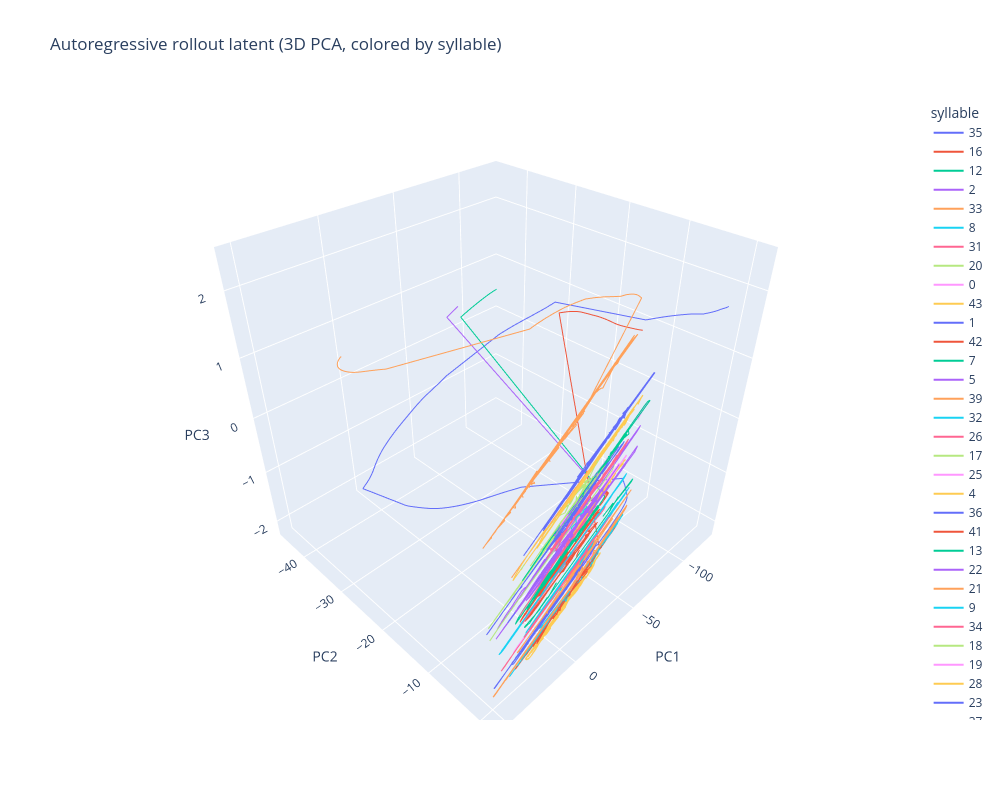

The code cell stored with this chart in its notebook:
### Code cell
import numpy as np
import pandas as pd
from sklearn.decomposition import PCA
import plotly.express as px


def visualize_rollout_latent_3d_plotly(
    z_np,
    syll_t_np,
    color_by="syllable",
    title="Autoregressive rollout latent state z_t (3D PCA)",
):
    z_np = np.asarray(z_np)
    syll_t_np = np.asarray(syll_t_np)

    # keep only finite rows just in case
    finite_mask = np.isfinite(z_np).all(axis=1)
    z_np = z_np[finite_mask]
    syll_t_np = syll_t_np[:len(finite_mask)][finite_mask]

    if len(z_np) < 3:
        raise ValueError("Not enough finite latent points for 3D PCA.")

    pca_3d = PCA(n_components=3)
    z_3d = pca_3d.fit_transform(z_np)

    df_plot = pd.DataFrame({
        "PC1": z_3d[:, 0],
        "PC2": z_3d[:, 1],
        "PC3": z_3d[:, 2],
        "time": np.arange(len(z_3d)),
        "syllable": syll_t_np[:len(z_3d)],
    })

    if color_by not in {"syllable", "time"}:
        raise ValueError("color_by must be 'syllable' or 'time'")

    fig = px.line_3d(
        df_plot,
        x="PC1",
        y="PC2",
        z="PC3",
        color=color_by,
        title=title,
        hover_data=["time", "syllable"],
    )

    fig.update_traces(marker=dict(size=3))
    fig.update_layout(
        width=1000,
        height=800,
        scene=dict(
            xaxis_title="PC1",
            yaxis_title="PC2",
            zaxis_title="PC3",
        ),
    )

    print("3D PCA explained variance ratio:", pca_3d.explained_variance_ratio_)
    print("3D PCA cumulative explained variance:", np.cumsum(pca_3d.explained_variance_ratio_))

    fig.show()
    return fig, z_3d, pca_3d

fig, z_3d, pca_3d = visualize_rollout_latent_3d_plotly(
    z_np=results["test_eval_rollout"]["z"],
    syll_t_np=results["split_data"]["test"]["syll_t"],
    color_by="syllable",
    title="Autoregressive rollout latent (3D PCA, colored by syllable)",
)
